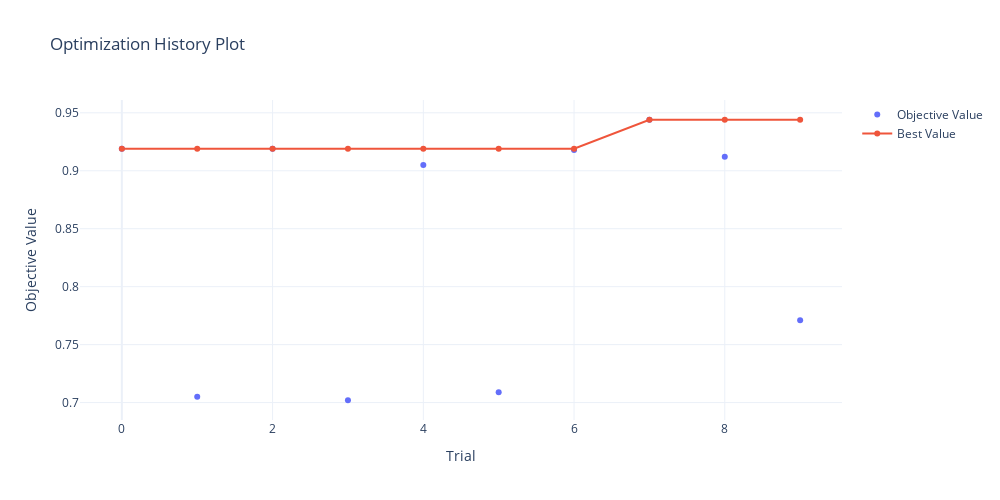
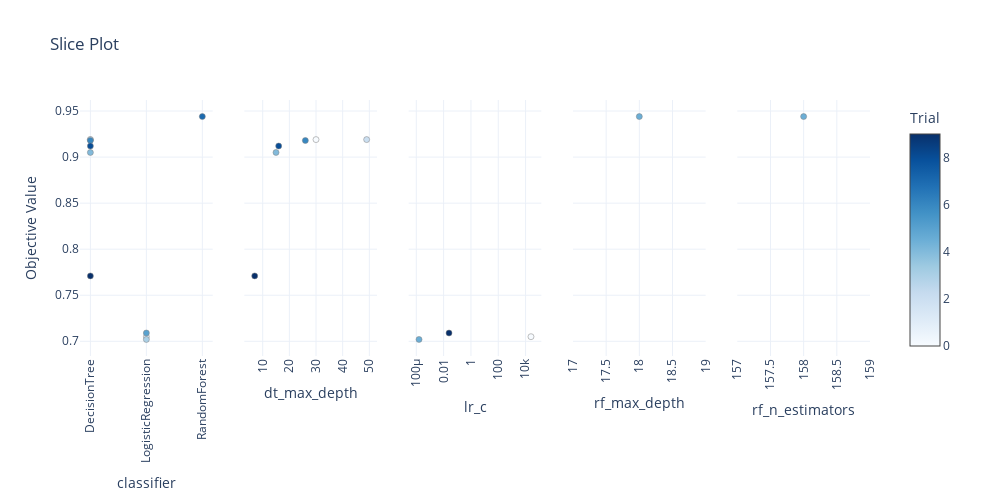
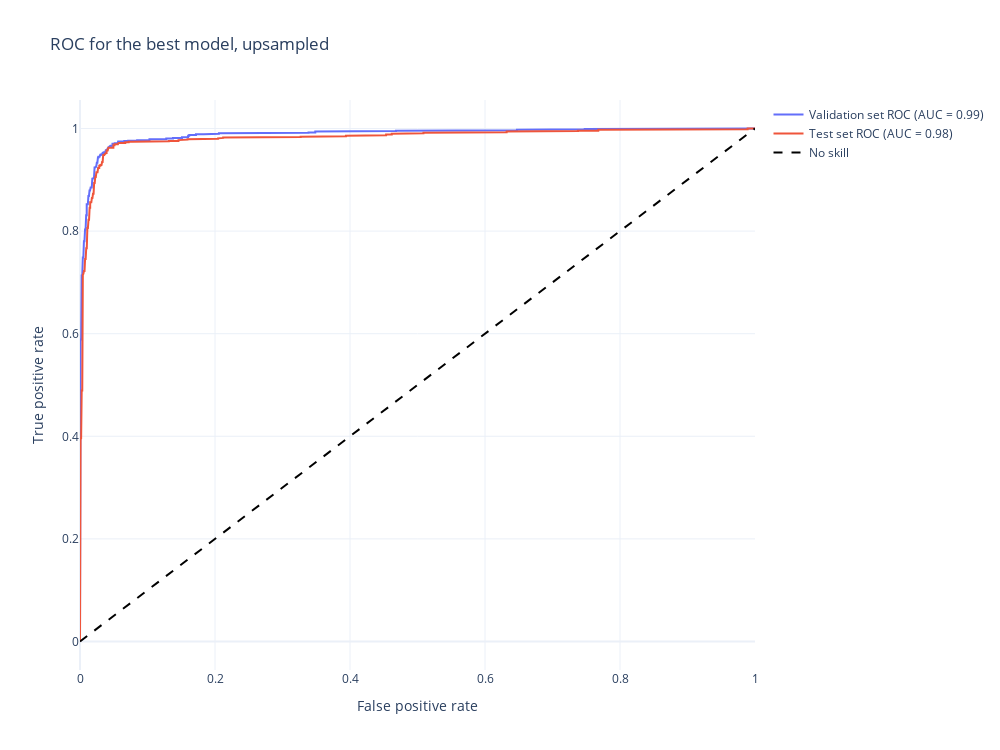

Notebook cell for these charts, in order:
### Markdown cell above
Визуализируем результаты.

### Code cell
print_best_params_and_metrics(study_upsampled.best_params, metrics)

fig = optuna.visualization.plot_optimization_history(study_upsampled)
fig.update_layout(template='plotly_white', width=FIG_WIDTH, height=FIG_HEIGHT)
fig.show()

fig = optuna.visualization.plot_slice(study_upsampled)
fig.update_layout(template='plotly_white', width=FIG_WIDTH, height=FIG_HEIGHT)
fig.update_xaxes(tickangle=-90)
fig.show()

fig = plot_roc_auc('upsampled', best_model, 'ROC for the best model, upsampled')
fig.show()

### Figure 1 — Plotly figure (JSON) as saved in the notebook; plotly's stock layout.template omitted (floating-point values rounded to 4 significant figures)
{"data": [{"mode": "markers", "name": "Objective Value", "type": "scatter", "x": [0, 1, 2, 3, 4, 5, 6, 7, 8, 9], "y": [0.919, 0.705, 0.919, 0.702, 0.905, 0.709, 0.918, 0.944, 0.912, 0.771]}, {"name": "Best Value", "type": "scatter", "x": [0, 1, 2, 3, 4, 5, 6, 7, 8, 9], "y": [0.919, 0.919, 0.919, 0.919, 0.919, 0.919, 0.919, 0.944, 0.944, 0.944]}], "layout": {"height": 500, "title": {"text": "Optimization History Plot"}, "width": 1000, "xaxis": {"title": {"text": "Trial"}}, "yaxis": {"title": {"text": "Objective Value"}}}}

### Figure 2 — Plotly figure (JSON) as saved in the notebook; plotly's stock layout.template omitted (floating-point values rounded to 4 significant figures)
{"data": [{"marker": {"color": [0, 1, 2, 3, 4, 5, 6, 7, 8, 9], "colorbar": {"title": {"text": "Trial"}, "x": 1, "xpad": 40}, "colorscale": [[0, "rgb(247,251,255)"], [0.125, "rgb(222,235,247)"], [0.25, "rgb(198,219,239)"], [0.375, "rgb(158,202,225)"], [0.5, "rgb(107,174,214)"], [0.625, "rgb(66,146,198)"], [0.75, "rgb(33,113,181)"], [0.875, "rgb(8,81,156)"], [1, "rgb(8,48,107)"]], "line": {"color": "Grey", "width": 0.5}, "showscale": true}, "mode": "markers", "showlegend": false, "type": "scatter", "x": ["DecisionTree", "LogisticRegression", "DecisionTree", "LogisticRegression", "DecisionTree", "LogisticRegression", "DecisionTree", "RandomForest", "DecisionTree", "DecisionTree"], "xaxis": "x", "y": [0.919, 0.705, 0.919, 0.702, 0.905, 0.709, 0.918, 0.944, 0.912, 0.771], "yaxis": "y"}, {"marker": {"color": [0, 2, 4, 6, 8, 9], "colorbar": {"title": {"text": "Trial"}, "x": 1, "xpad": 40}, "colorscale": [[0, "rgb(247,251,255)"], [0.125, "rgb(222,235,247)"], [0.25, "rgb(198,219,239)"], [0.375, "rgb(158,202,225)"], [0.5, "rgb(107,174,214)"], [0.625, "rgb(66,146,198)"], [0.75, "rgb(33,113,181)"], [0.875, "rgb(8,81,156)"], [1, "rgb(8,48,107)"]], "line": {"color": "Grey", "width": 0.5}, "showscale": false}, "mode": "markers", "showlegend": false, "type": "scatter", "x": [30, 49, 15, 26, 16, 7], "xaxis": "x2", "y": [0.919, 0.919, 0.905, 0.918, 0.912, 0.771], "yaxis": "y2"}, {"marker": {"color": [1, 3, 5], "colorbar": {"title": {"text": "Trial"}, "x": 1, "xpad": 40}, "colorscale": [[0, "rgb(247,251,255)"], [0.125, "rgb(222,235,247)"], [0.25, "rgb(198,219,239)"], [0.375, "rgb(158,202,225)"], [0.5, "rgb(107,174,214)"], [0.625, "rgb(66,146,198)"], [0.75, "rgb(33,113,181)"], [0.875, "rgb(8,81,156)"], [1, "rgb(8,48,107)"]], "line": {"color": "Grey", "width": 0.5}, "showscale": false}, "mode": "markers", "showlegend": false, "type": "scatter", "x": [24780.0, 0.0001588, 0.02491], "xaxis": "x3", "y": [0.705, 0.702, 0.709], "yaxis": "y3"}, {"marker": {"color": [7], "colorbar": {"title": {"text": "Trial"}, "x": 1, "xpad": 40}, "colorscale": [[0, "rgb(247,251,255)"], [0.125, "rgb(222,235,247)"], [0.25, "rgb(198,219,239)"], [0.375, "rgb(158,202,225)"], [0.5, "rgb(107,174,214)"], [0.625, "rgb(66,146,198)"], [0.75, "rgb(33,113,181)"], [0.875, "rgb(8,81,156)"], [1, "rgb(8,48,107)"]], "line": {"color": "Grey", "width": 0.5}, "showscale": false}, "mode": "markers", "showlegend": false, "type": "scatter", "x": [18], "xaxis": "x4", "y": [0.944], "yaxis": "y4"}, {"marker": {"color": [7], "colorbar": {"title": {"text": "Trial"}, "x": 1, "xpad": 40}, "colorscale": [[0, "rgb(247,251,255)"], [0.125, "rgb(222,235,247)"], [0.25, "rgb(198,219,239)"], [0.375, "rgb(158,202,225)"], [0.5, "rgb(107,174,214)"], [0.625, "rgb(66,146,198)"], [0.75, "rgb(33,113,181)"], [0.875, "rgb(8,81,156)"], [1, "rgb(8,48,107)"]], "line": {"color": "Grey", "width": 0.5}, "showscale": false}, "mode": "markers", "showlegend": false, "type": "scatter", "x": [158], "xaxis": "x5", "y": [0.944], "yaxis": "y5"}], "layout": {"height": 500, "title": {"text": "Slice Plot"}, "width": 1000, "xaxis": {"anchor": "y", "domain": [0, 0.168], "tickangle": -90, "title": {"text": "classifier"}}, "xaxis2": {"anchor": "y2", "domain": [0.208, 0.376], "tickangle": -90, "title": {"text": "dt_max_depth"}}, "xaxis3": {"anchor": "y3", "domain": [0.416, 0.584], "tickangle": -90, "title": {"text": "lr_c"}, "type": "log"}, "xaxis4": {"anchor": "y4", "domain": [0.624, 0.792], "tickangle": -90, "title": {"text": "rf_max_depth"}}, "xaxis5": {"anchor": "y5", "domain": [0.832, 1], "tickangle": -90, "title": {"text": "rf_n_estimators"}}, "yaxis": {"anchor": "x", "domain": [0, 1], "title": {"text": "Objective Value"}}, "yaxis2": {"anchor": "x2", "domain": [0, 1], "matches": "y", "showticklabels": false}, "yaxis3": {"anchor": "x3", "domain": [0, 1], "matches": "y", "showticklabels": false}, "yaxis4": {"anchor": "x4", "domain": [0, 1], "matches": "y", "showticklabels": false}, "yaxis5": {"anchor": "x5", "domain": [0, 1], "matches": "y", "showticklabels": false}}}

### Figure 3 — Plotly figure (JSON) as saved in the notebook; plotly's stock layout.template omitted (floating-point values rounded to 4 significant figures; data arrays with more than 128 entries replaced by an {"elided": "..."} marker saying what was removed)
{"data": [{"mode": "lines", "name": "Validation set ROC (AUC = 0.99)", "type": "scatter", "x": {"elided": "571 float values"}, "y": {"elided": "571 float values"}}, {"mode": "lines", "name": "Test set ROC (AUC = 0.98)", "type": "scatter", "x": {"elided": "552 float values"}, "y": {"elided": "552 float values"}}, {"line": {"color": "black", "dash": "dash"}, "mode": "lines", "name": "No skill", "type": "scatter", "x": [0, 1], "y": [0, 1]}], "layout": {"height": 750, "title": {"text": "ROC for the best model, upsampled"}, "width": 1000, "xaxis": {"title": {"text": "False positive rate"}}, "yaxis": {"title": {"text": "True positive rate"}}}}
